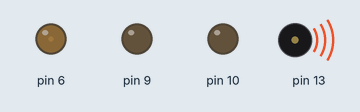
Recording of a sketch running on a simulated Arduino Uno, built with avr-gcc and run on an emulated ATmega328P. Shown: output pins drawn as LEDs (lit = HIGH), buzzer (waves = sounding).

Above: at 0.15 s.
At 0.75 s:
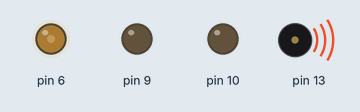
At 1.95 s:
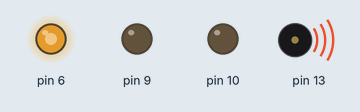
At 2.55 s:
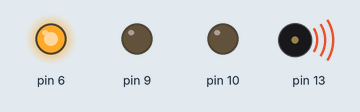
At 3.75 s:
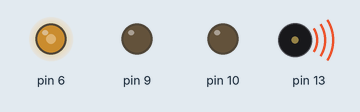
Timing chart, 0 to 3.7 s (numbered marks = the images above):
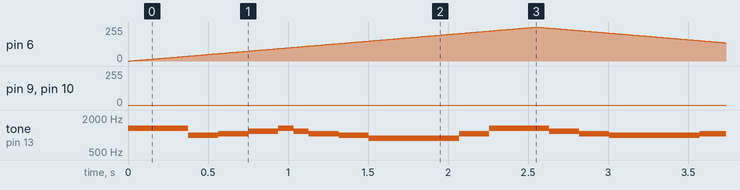

Measured:
- by itself, pin 6: rises from 0/255 to 255/255 in 2.5 s, then falls to 137/255 in 1.2 s
- by itself, tone on pin 13: plays 1319 Hz for 0.38 s, 988 Hz for 0.19 s, 1047 Hz for 0.19 s, 1175 Hz for 0.19 s, 1319 Hz for 0.09 s, 1175 Hz for 0.09 s … (15 notes in this stretch)

The sketch:

sketch_example.ino
```cpp
#include <SimpleTimer.h>

#include <notes.h>
#include <rtttl.h>

SimpleTimer timer;

RamPlayer player(13); // Speaker on pin 13.

//const char *song = "The Simpsons:d=4,o=5,b=160:c.6,e6,f#6,8a6,g.6,e6,c6,8a,8f#,8f#,8f#,2g,8p,8p,8f#,8f#,8f#,8g,a#.,8c6,8c6,8c6,c6";
//const char *song = "Indiana:d=4,o=5,b=250:e,8p,8f,8g,8p,1c6,8p.,d,8p,8e,1f,p.,g,8p,8a,8b,8p,1f6,p,a,8p,8b,2c6,2d6,2e6,e,8p,8f,8g,8p,1c6,p,d6,8p,8e6,1f.6,g,8p,8g,e.6,8p,d6,8p,8g,e.6,8p,d6,8p,8g,f.6,8p,e6,8p,8d6,2c6";
//const char *song = "Bond:d=4,o=5,b=80:32p,16c#6,32d#6,32d#6,16d#6,8d#6,16c#6,16c#6,16c#6,16c#6,32e6,32e6,16e6,8e6,16d#6,16d#6,16d#6,16c#6,32d#6,32d#6,16d#6,8d#6,16c#6,16c#6,16c#6,16c#6,32e6,32e6,16e6,8e6,16d#6,16d6,16c#6,16c#7,c.7,16g#6,16f#6,g#.6";
//const char *song = "StarWars:d=4,o=5,b=45:32p,32f#,32f#,32f#,8b.,8f#.6,32e6,32d#6,32c#6,8b.6,16f#.6,32e6,32d#6,32c#6,8b.6,16f#.6,32e6,32d#6,32e6,8c#.6,32f#,32f#,32f#,8b.,8f#.6,32e6,32d#6,32c#6,8b.6,16f#.6,32e6,32d#6,32c#6,8b.6,16f#.6,32e6,32d#6,32e6,8c#6";
//const char *song = "GoodBad:d=4,o=5,b=56:32p,32a#,32d#6,32a#,32d#6,8a#.,16f#.,16g#.,d#,32a#,32d#6,32a#,32d#6,8a#.,16f#.,16g#.,c#6,32a#,32d#6,32a#,32d#6,8a#.,16f#.,32f.,32d#.,c#,32a#,32d#6,32a#,32d#6,8a#.,16g#.,d#";
//const char *song = "TopGun:d=4,o=4,b=31:32p,16c#,16g#,16g#,32f#,32f,32f#,32f,16d#,16d#,32c#,32d#,16f,32d#,32f,16f#,32f,32c#,16f,d#,16c#,16g#,16g#,32f#,32f,32f#,32f,16d#,16d#,32c#,32d#,16f,32d#,32f,16f#,32f,32c#,g#";
//const char *song = "A-Team:d=8,o=5,b=125:4d#6,a#,2d#6,16p,g#,4a#,4d#.,p,16g,16a#,d#6,a#,f6,2d#6,16p,c#.6,16c6,16a#,g#.,2a#";
//const char *song = "MissionImp:d=16,o=6,b=95:32d,32d#,32d,32d#,32d,32d#,32d,32d#,32d,32d,32d#,32e,32f,32f#,32g,g,8p,g,8p,a#,p,c7,p,g,8p,g,8p,f,p,f#,p,g,8p,g,8p,a#,p,c7,p,g,8p,g,8p,f,p,f#,p,a#,g,2d,32p,a#,g,2c#,32p,a#,g,2c,a#5,8c,2p,32p,a#5,g5,2f#,32p,a#5,g5,2f,32p,a#5,g5,2e,d#,8d";
//const char *song = "20thCenFox:d=16,o=5,b=140:b,8p,b,b,2b,p,c6,32p,b,32p,c6,32p,b,32p,c6,32p,b,8p,b,b,b,32p,b,32p,b,32p,b,32p,b,32p,b,32p,b,32p,g#,32p,a,32p,b,8p,b,b,2b,4p,8e,8g#,8b,1c#6,8f#,8a,8c#6,1e6,8a,8c#6,8e6,1e6,8b,8g#,8a,2b";
//const char *song = "AxelF:d=4,o=5,b=125:32p,8g,8p,16a#.,8p,16g,16p,16g,8c6,8g,8f,8g,8p,16d.6,8p,16g,16p,16g,8d#6,8d6,8a#,8g,8d6,8g6,16g,16f,16p,16f,8d,8a#,2g,p,SS,16f6,8d6,8c6,8a#,g,8a#.,16g,16p,16g,8c6,8g,8f,g,8d.6,16g,16p,16g,8d#6,8d6,8a#,8g,8d6,8g6,16g,16f,16p,16f,8d,8a#,2g";
const char *song = "tetris:d=4,o=5,b=160:e6,8b,8c6,8d6,16e6,16d6,8c6,8b,a,8a,8c6,e6,8d6,8c6,b,8b,8c6,d6,e6,c6,a,2a,8p,d6,8f6,a6,8g6,8f6,e6,8e6,8c6,e6,8d6,8c6,b,8b,8c6,d6,e6,c6,a,a";

void setup() {
  // put your setup code here, to run once:
  unsigned long timePeriodMillis = getTimePeriodMillisFromFrequency(2000/*mHz*/);
  timer.setInterval(10/*ms*/, onIntervalLedA);
  timer.setInterval(timePeriodMillis, onIntervalLedB);
  timer.setInterval(timePeriodMillis, onIntervalLedC);
  player.setSong(song);
}

void loop() {
  // put your main code here, to run repeatedly:
  player.pollSong();
  timer.run();
}

void onIntervalLedA() {
  static byte analogWriteValue = 0; // Pi/2
  static char stepDirection = +1;     // UP
  doTriangleWaveformOnPin(6, &analogWriteValue, &stepDirection);
}

void onIntervalLedB() {
  static byte analogWriteValue = 63; // Pi3/4
  static char stepDirection = +1;     // UP
  doTriangleWaveformOnPin(9, &analogWriteValue, &stepDirection);
}

void onIntervalLedC() {
  static byte analogWriteValue = 127;  // Pi/4
  static char stepDirection = +1;     // UP
  doTriangleWaveformOnPin(10, &analogWriteValue, &stepDirection);
}

void doTriangleWaveformOnPin(int pin /*[0..13]*/,
    byte /*IN_OUT*/ *analogWriteValue /*[0..255]*/,
    char /*IN_OUT*/ *stepDirection /*+1=UP,-1=DOWN*/) {

  if(*analogWriteValue == 0) {
    // Got to lower limit, reversedirection upwards.
    *stepDirection = +1;
  }

  if(*analogWriteValue == 255) {
    // Got to upper limit, reverse direction downwards.
    *stepDirection = -1;
  }

  *analogWriteValue = *analogWriteValue + *stepDirection;
  analogWrite(pin, *analogWriteValue);
}

unsigned long getTimePeriodMillisFromFrequency(
    unsigned long frequency /*[1..2000]mHz*/) {
  return 1000000UL / (2 * 256 * frequency) + 1; // ms
}
```
